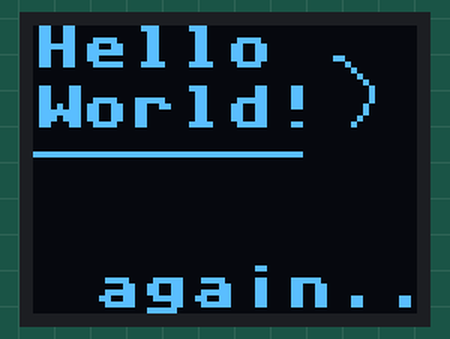
Recording of a program running on a simulated ESP8266 board running MicroPython. Parts: 64×48 one-colour display. Library files of the repository ran but are not shown: ssd1306.py. At 0.0 s the program stops and its outputs stay as they are.

Above: at 0.1 s.

The program:

helloworld.py
```python
from machine import Pin, I2C
import ssd1306

# from time import sleep

i2c = I2C(scl=Pin(5), sda=Pin(4))

def init_oled():
    oled_width = 64
    oled_height = 48
    oled_64 = ssd1306.SSD1306_I2C(oled_width, oled_height, i2c)
    return oled_64

def diag():
    for i in range(1, 11):
        i += 1

def hello_screen():
    oled_64 = init_oled()
    oled_64.text("Hello", 0, 0)
    oled_64.text("World!", 0, 10)
    oled_64.hline(0, 21, 45, 1)
    oled_64.text("again..", 10 , 40)
    oled_64.pixel(50, 5, 1)
    oled_64.pixel(51, 5, 1)
    oled_64.pixel(52, 6 , 1)
    oled_64.pixel(53, 7 , 1)
    oled_64.pixel(54, 8 , 1)
    oled_64.pixel(55, 9 , 1)
    oled_64.pixel(56, 10 , 1)
    oled_64.pixel(56, 11 , 1)
    oled_64.pixel(56, 12 , 1)
    oled_64.pixel(55, 13 , 1)
    oled_64.pixel(55, 14 , 1)
    oled_64.pixel(54, 15 , 1)
    oled_64.pixel(53, 16 , 1)

    oled_64.show()

hello_screen()
```
